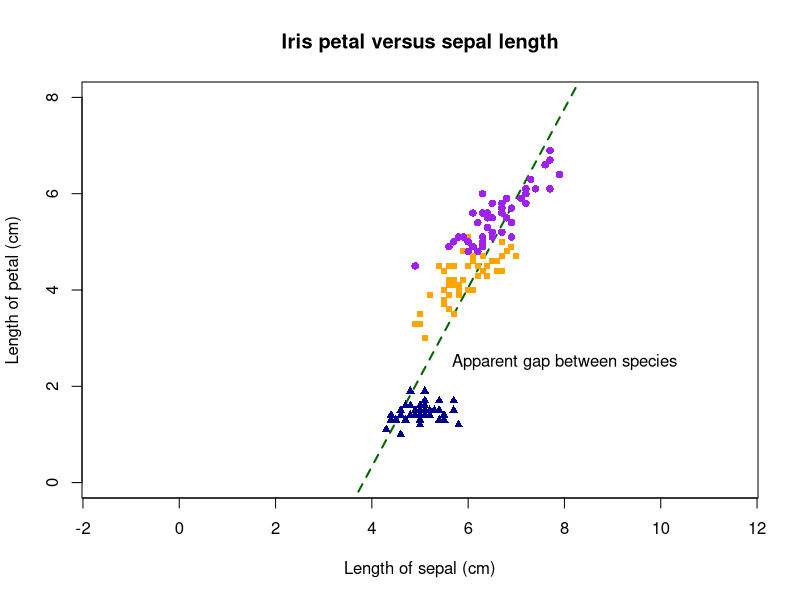
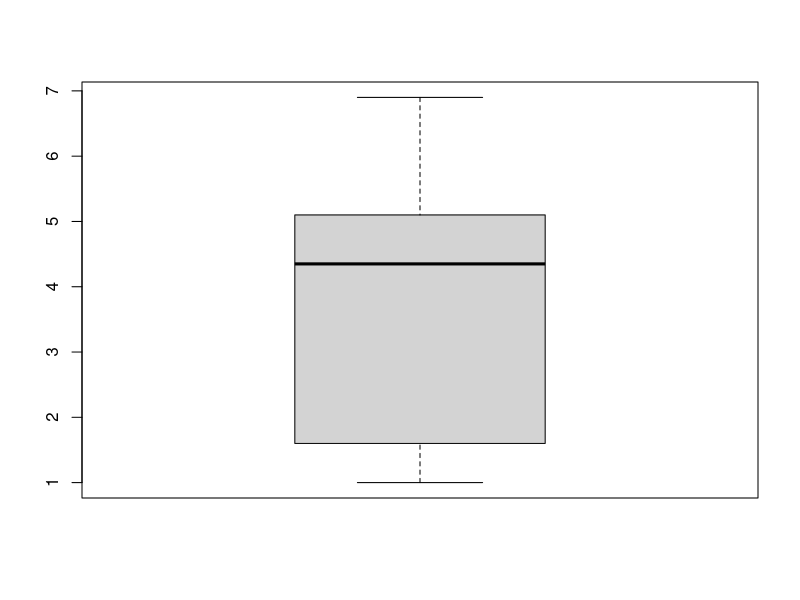
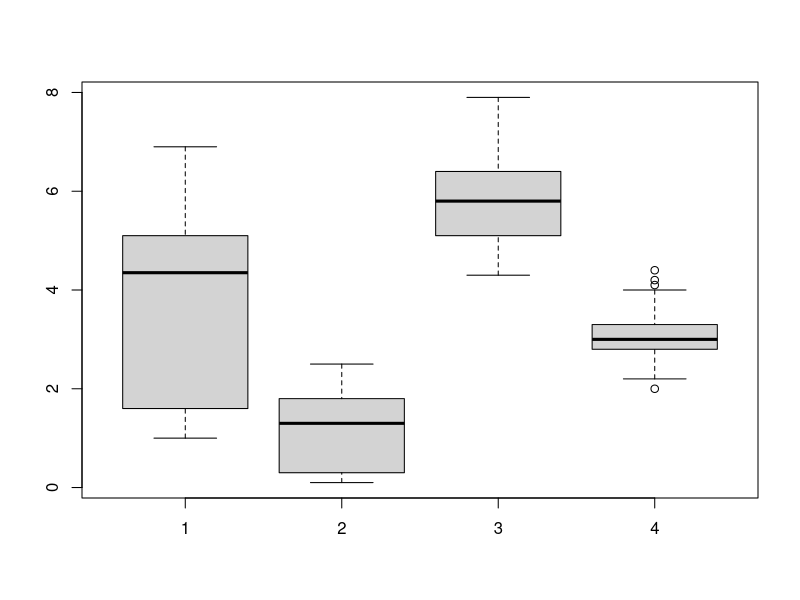
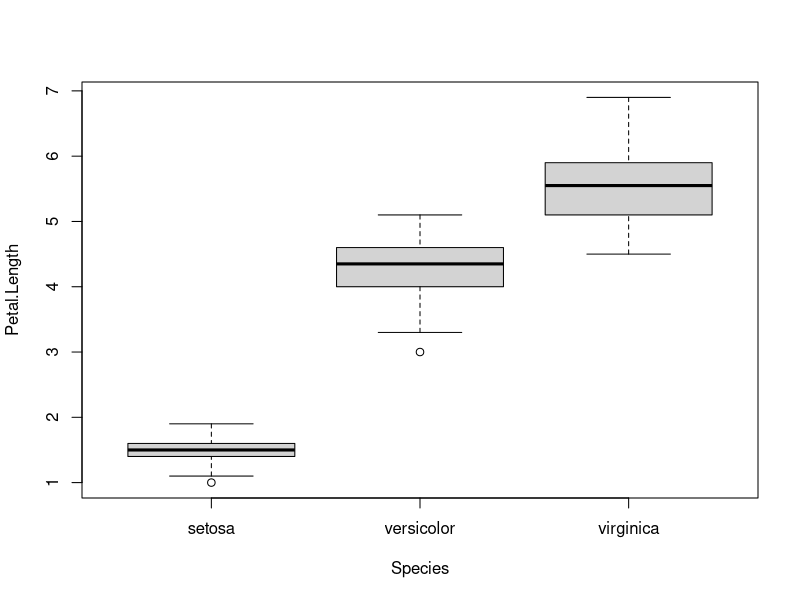
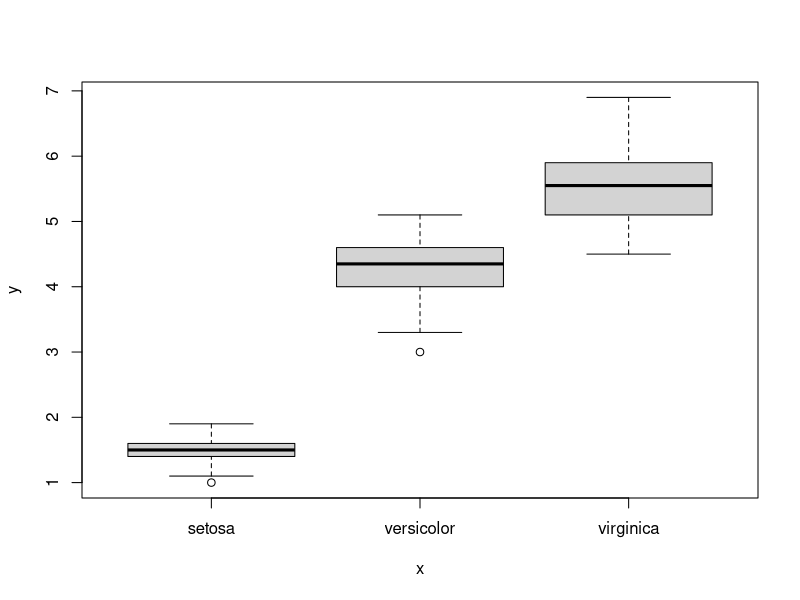
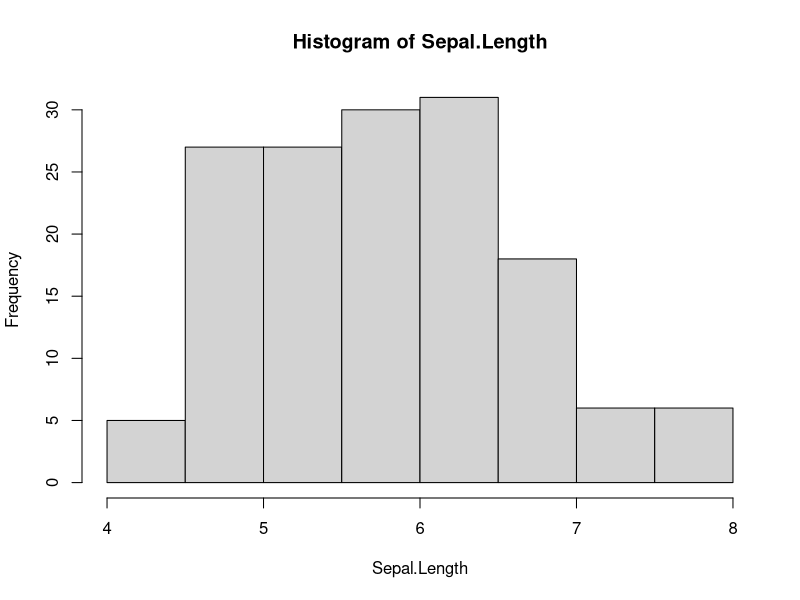

Source code (R) for these figures, in order:
### Introduction to R

### Practical 4. Plotting

### Sample answers

attach(iris)

# Question 1
# set up plot area and axes
plot(Sepal.Length, Petal.Length, type="n",
    asp=1, xlim=c(0,10), ylim=c(0,8),
    xlab="Length of sepal (cm)", ylab="Length of petal (cm)")

# add a line of best fit in the background
lm2 <- lm(Petal.Length ~ Sepal.Length)
intercept <- lm2$coefficients[1]
slope <- lm2$coefficients[2]
abline(a=intercept, b=slope, col="darkgreen", lwd=2, lty="dashed")

# add different points for different species
points(Sepal.Length[Species=="setosa"], Petal.Length[Species=="setosa"],
    col="darkblue", pch=17, cex=0.9)
points(Sepal.Length[Species=="versicolor"], Petal.Length[Species=="versicolor"],
    col="orange", pch=15, cex=0.8) 
points(Sepal.Length[Species=="virginica"], Petal.Length[Species=="virginica"], 
    col="purple", pch=16)

# add a title and annotation
title("Iris petal versus sepal length")
text(8,2.5,"Apparent gap between species")


# Question 2
# Box plot of one variable
boxplot(Petal.Length)
# Side-by-side box plots of different variables
boxplot(Petal.Length, Petal.Width, Sepal.Length, Sepal.Width)
# Side-by-side box plots of one variable over categories of another variable
boxplot(Petal.Length ~ Species)
# Side-by-side box plots of one variable over categories of another variable
plot(Species, Petal.Length) 
# has the same effect as the command above


# Question 3
hist(Sepal.Length, freq=TRUE) 
# this is the default, and produces a frequency histogram
# the alternative, with freq=FALSE, is a frequency density histogram
